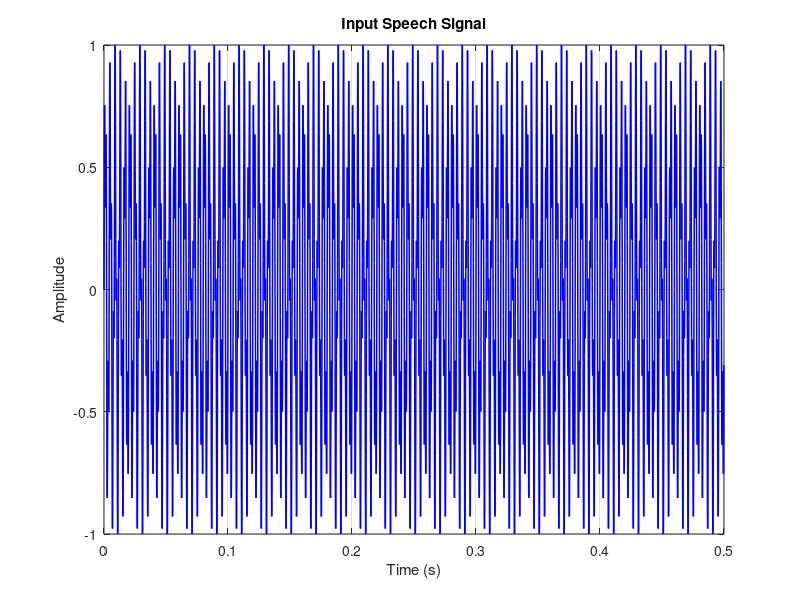
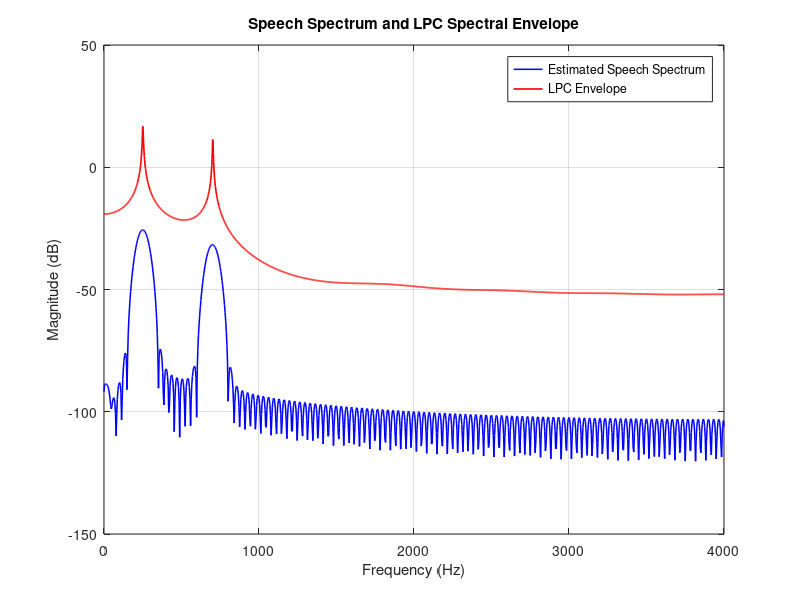
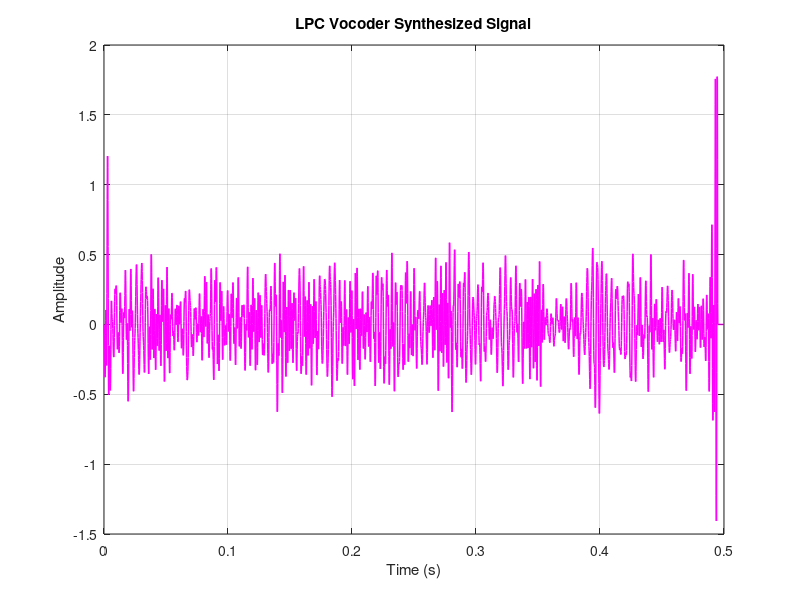

Here is the MATLAB script that generated these plots, in order:

clc; clear; close all;

%% EXPERIMENT 20: LPC-BASED SPEECH ANALYSIS AND VOCODER IMPLEMENTATION

%% 1. INPUT SIGNAL
Fs = 8000;                 % Sampling frequency
N_frame = 240;             % Frame length (30 ms)
hop = 120;                 % Frame shift (15 ms)
p = 12;                    % LPC prediction order

if isfile('speech_sample.wav')
    [x_speech, Fs_file] = audioread('speech_sample.wav');

    % Convert stereo to mono
    if size(x_speech,2) > 1
        x_speech = mean(x_speech,2);
    end

    % Resample if the input sampling rate is different
    if Fs_file ~= Fs
        x_speech = resample(x_speech, Fs, Fs_file);
    end

    x_speech = x_speech(:)';
else
    % Fallback test signal if the audio file is unavailable
    duration = 0.5;
    t_temp = 0:1/Fs:duration-1/Fs;
    x_speech = sin(2*pi*250*t_temp) ...
             + 0.5*sin(2*pi*700*t_temp);
end

x_speech = x_speech / (max(abs(x_speech)) + eps);
t = (0:length(x_speech)-1)/Fs;

%% 2. FRAME-BY-FRAME LPC ANALYSIS AND VOCODER SYNTHESIS
win = hamming(N_frame)';
num_frames = floor((length(x_speech)-N_frame)/hop)+1;

x_synth = zeros(1,length(x_speech));
win_gain = zeros(1,length(x_speech));

rng(42);

for m = 1:num_frames
    idx = (m-1)*hop + (1:N_frame);

    frame = x_speech(idx).*win;

    % LPC analysis
    [a, E] = lpc(frame,p);

    % Gain from prediction error energy
    G = sqrt(max(E,0));

    % Random-noise excitation for an unvoiced-style vocoder
    excitation = G*randn(1,N_frame);

    % All-pole LPC synthesis filter
    synth_frame = filter(1,a,excitation);

    % Overlap-add reconstruction
    x_synth(idx) = x_synth(idx) + synth_frame.*win;
    win_gain(idx) = win_gain(idx) + win.^2;
end

valid = win_gain > 1e-6;
x_synth(valid) = x_synth(valid)./win_gain(valid);

%% 3. LPC ANALYSIS OF A SINGLE FRAME
frame_start = min(1+floor(length(x_speech)/4), ...
                  length(x_speech)-N_frame+1);

frame_sample = x_speech(frame_start:frame_start+N_frame-1);
frame_sample = frame_sample.*win;

[a_sample,E_sample] = lpc(frame_sample,p);
G_sample = sqrt(max(E_sample,0));

% LPC spectral envelope
[H_lpc,f_lpc] = freqz(G_sample,a_sample,2048,Fs);

% Periodogram estimate of the frame spectrum
[Pxx,f_fft] = pwelch(frame_sample,win,0,2048,Fs);

%% 4. FORMANT FREQUENCY ESTIMATION
r = roots(a_sample);
r = r(imag(r)>0);

formant_freq = angle(r)*Fs/(2*pi);
bandwidth = -Fs/pi*log(max(abs(r),eps));

% Keep plausible formants with limited bandwidth
keep = formant_freq > 90 & ...
       formant_freq < Fs/2 & ...
       bandwidth < 400;

formant_freq = sort(formant_freq(keep));
bandwidth = bandwidth(keep);

%% 5. COMMAND WINDOW RESULTS
fprintf('==================================================\n');
fprintf(' EXPERIMENT 20: LPC SPEECH ANALYSIS AND VOCODER\n');
fprintf('==================================================\n');

fprintf('Input Signal Length: %d samples\n',length(x_speech));
fprintf('Sampling Rate: %d Hz\n',Fs);
fprintf('Frame Length: %d samples (%.1f ms)\n', ...
    N_frame,1000*N_frame/Fs);
fprintf('Frame Shift: %d samples (%.1f ms)\n', ...
    hop,1000*hop/Fs);
fprintf('LPC Prediction Order: %d\n\n',p);

fprintf('LPC Filter Coefficients (a):\n');
fprintf('%.4f ',a_sample);
fprintf('\n\n');

fprintf('Gain (G): %.6f\n',G_sample);
fprintf('Prediction Error Energy (E): %.6f\n\n',E_sample);

fprintf('Estimated Formant Frequencies:\n');
for k = 1:min(3,length(formant_freq))
    fprintf('Formant %d (F%d): %.2f Hz\n', ...
        k,k,formant_freq(k));
end

if isempty(formant_freq)
    fprintf('No reliable formants detected in this frame.\n');
end

fprintf('\nStatus: LPC analysis and vocoder synthesis completed.\n');
fprintf('==================================================\n');

%% 6. FIGURE 20A: INPUT SPEECH WAVEFORM
figA = figure('Name','Experiment 20A: Input Speech', ...
    'NumberTitle','off');

plot(t,x_speech,'b','LineWidth',1.1);
grid on; box on;
title('Input Speech Signal');
xlabel('Time (s)');
ylabel('Amplitude');

exportgraphics(figA,'Exp20_SubfigA_InputSpeech.png', ...
    'Resolution',600);

%% 7. FIGURE 20B: LPC SPECTRAL ANALYSIS
figB = figure('Name','Experiment 20B: LPC Spectrum', ...
    'NumberTitle','off');

plot(f_fft,10*log10(Pxx+eps),'b','LineWidth',1.1);
hold on;
plot(f_lpc,20*log10(abs(H_lpc)+eps),'r','LineWidth',1.2);

grid on; box on;
title('Speech Spectrum and LPC Spectral Envelope');
xlabel('Frequency (Hz)');
ylabel('Magnitude (dB)');
legend('Estimated Speech Spectrum','LPC Envelope');
xlim([0 Fs/2]);

exportgraphics(figB,'Exp20_SubfigB_LPC_Spectrum.png', ...
    'Resolution',600);

%% 8. FIGURE 20C: VOCODER OUTPUT
figC = figure('Name','Experiment 20C: Vocoder Output', ...
    'NumberTitle','off');

plot(t,x_synth,'m','LineWidth',1.1);
grid on; box on;
title('LPC Vocoder Synthesized Signal');
xlabel('Time (s)');
ylabel('Amplitude');

exportgraphics(figC,'Exp20_SubfigC_Vocoder_Output.png', ...
    'Resolution',600);
